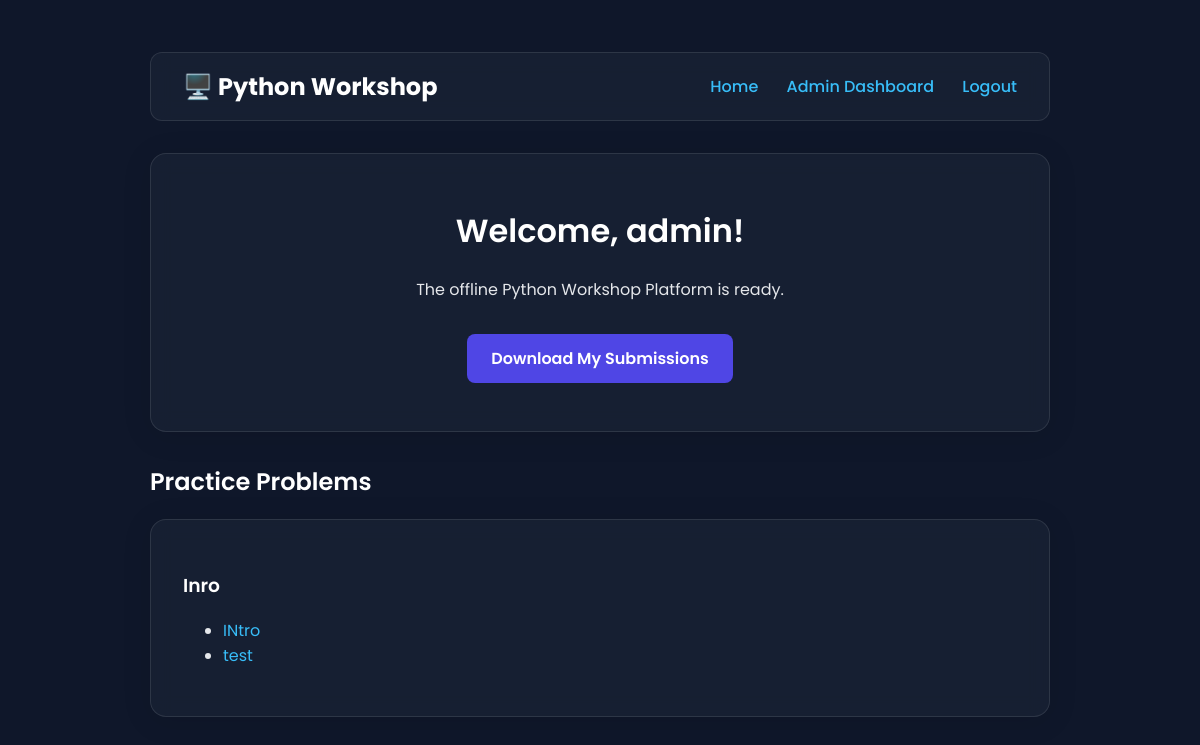
The app's page /index (signed in) with its own data.
### app/models.py (models this page shows, shortened)
class User(UserMixin, db.Model):
    id = db.Column(db.Integer, primary_key=True)
    username = db.Column(db.String(64), index=True, unique=True, nullable=False)
    password_hash = db.Column(db.String(256))
    role = db.Column(db.String(10), default='student', nullable=False)
    created_at = db.Column(db.DateTime, default=lambda: datetime.now(timezone.utc))

class Section(db.Model):
    id = db.Column(db.Integer, primary_key=True)
    title = db.Column(db.String(100), nullable=False)
    is_unlocked = db.Column(db.Boolean, default=True)
    questions = db.relationship(
        'Question',
        backref='section',
        lazy='dynamic',
        cascade="all, delete-orphan"
    )

class Question(db.Model):
    id = db.Column(db.Integer, primary_key=True)
    section_id = db.Column(db.Integer, db.ForeignKey('section.id'), nullable=False)
    title = db.Column(db.String(100), nullable=False)
    description = db.Column(db.Text, nullable=False)
    starter_code = db.Column(db.Text)
    hints = db.Column(db.Text)
    difficulty = db.Column(db.Integer, default=1)
    has_file_manager = db.Column(db.Boolean, default=False, nullable=False)

### app/main.py (the view)
@bp.route('/')
@bp.route('/index')
def index():
    sections = Section.query.filter_by(is_unlocked=True).order_by(Section.id).all()
    active_challenge = Challenge.query.filter_by(is_active=True).first()
    return render_template('index.html', title='Home', sections=sections, active_challenge=active_challenge)

### app/__init__.py (called while the page is built)
@login_manager.user_loader
def load_user(user_id):
    return User.query.get(int(user_id))

### app/main.py (called while the page is built)
@bp.app_context_processor
def inject_global_vars():
    leaderboard_setting = AppSetting.query.filter_by(key='leaderboard_visible').first()
    return dict(
        leaderboard_visible=(leaderboard_setting and leaderboard_setting.value == 'True')
    )

@bp.app_context_processor
def inject_global_vars():
    leaderboard_setting = AppSetting.query.filter_by(key='leaderboard_visible').first()
    hints_setting = AppSetting.query.filter_by(key='hints_enabled').first() # <-- ADD THIS
    return dict(
        leaderboard_visible=(leaderboard_setting and leaderboard_setting.value == 'True'),
        hints_enabled=(hints_setting and hints_setting.value == 'True') # <-- AND THIS
    )

### app/templates/index.html (shortened to what this page needs)
{% extends "base.html" %}
{% block content %}
<div class="card" style="text-align: center;">
    <h1>Welcome, {{ current_user.username if current_user.is_authenticated else 'Guest' }}!</h1>
    <p>The offline Python Workshop Platform is ready.</p>
    {% if not current_user.is_authenticated %}
    <p>Please log in or register to begin.</p>
    {% else %}
    <p style="margin-top: 2rem;">
        <a href="{{ url_for('main.download_submissions') }}" class="btn">Download My Submissions</a>
    </p>
    {% endif %}
</div>
{% if current_user.is_authenticated %}
    <h2>Practice Problems</h2>
    {% for section in sections %}
        <div class="card">
            <h3>{{ section.title }}</h3>
            <ul>
                {% for question in section.questions %}
                    <li><a href="{{ url_for('main.practice_question', question_id=question.id) }}">{{ question.title }}</a></li>
                {% else %}
                    <li>No questions available in this section yet.</li>
                {% endfor %}
            </ul>
        </div>
    {% else %}
        {% if not sections %}
            <div class="card">
                <p>No sections are currently available. Please check back later!</p>
            </div>
        {% endif %}
    {% endfor %}
{% endif %}
{% endblock %}

### app/static/css/style.css (style rules this page uses)
:root { --indigo-600: #4f46e5; --indigo-700: #4338ca; --slate-800: #1e293b; --slate-900: #0f172a; --sky-400: #38bdf8; --gray-200: #e5e7eb; --gray-400: #9ca3af; --white: #ffffff; }
body { font-family: 'Poppins', sans-serif; background-color: var(--slate-900); color: var(--gray-200); margin: 0; padding: 2rem; }
h1, h2, h3, h4 { color: var(--white); font-weight: 600; }
a { color: var(--sky-400); text-decoration: none; transition: color 0.2s ease; }
.card { background: rgba(30, 41, 59, 0.5); backdrop-filter: blur(10px); border: 1px solid rgba(255, 255, 255, 0.1); border-radius: 16px; padding: 2rem; margin-bottom: 2rem; box-shadow: 0 4px 30px rgba(0, 0, 0, 0.1); }
.btn { display: inline-block; padding: 0.75rem 1.5rem; background-color: var(--indigo-600); color: var(--white); border: none; border-radius: 8px; font-weight: 600; cursor: pointer; text-align: center; transition: background-color 0.2s ease; }

### records on screen
User: username "admin"
Section: title "Inro"
Question: title "INtro"
Question: title "test"
